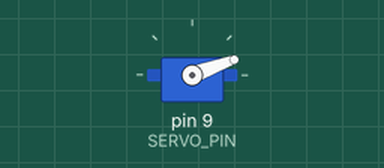
A sketch run on a simulated Arduino Uno, built with avr-gcc and run on an emulated ATmega328P. On the bench: servo.

Above: at 0.05 s.
Timing chart, 0 to 5.5 s (numbered marks = the images above):
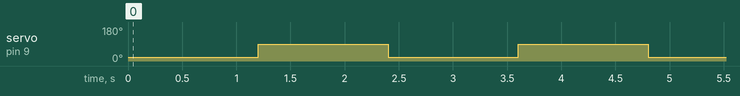

Measured:
- by itself, servo on pin 9 (SERVO_PIN): alternates 90° for 1.2 s and 20° for 1.2 s

The sketch:

Lesson08.ino
```cpp
#include <Servo.h>

Servo gate;
const byte SERVO_PIN = 9;

void setup() {
  gate.attach(SERVO_PIN);
}

void loop() {
  gate.write(20);
  delay(1200);
  gate.write(90);
  delay(1200);
}
```
